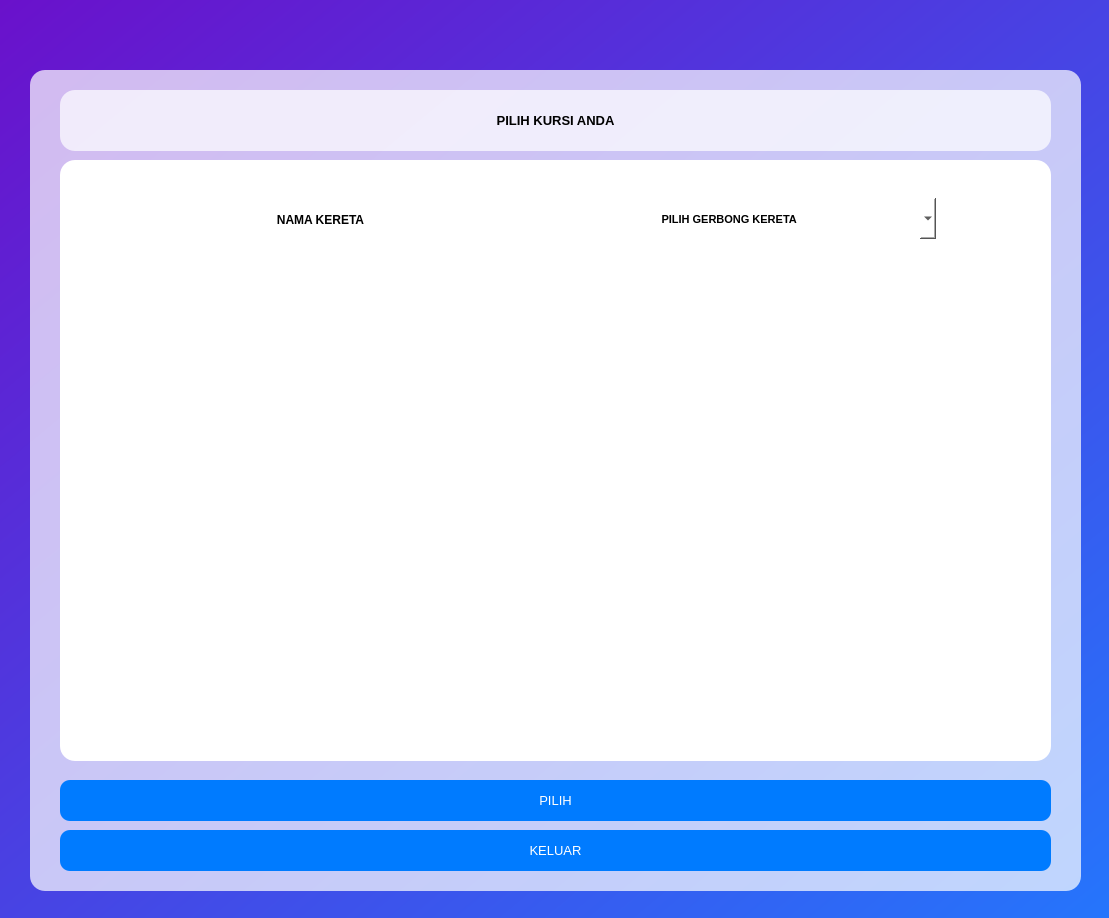
<?xml version="1.0" encoding="UTF-8"?>
<ui version="4.0">
 <class>kereta_eksekutif</class>
 <widget class="QDialog" name="kereta_eksekutif">
  <property name="geometry">
   <rect>
    <x>0</x>
    <y>0</y>
    <width>1109</width>
    <height>918</height>
   </rect>
  </property>
  <property name="windowTitle">
   <string>Dialog</string>
  </property>
  <property name="styleSheet">
   <string notr="true">background: qlineargradient(x1:0, y1:0, x2:1, y2:1, stop:0 #6a11cb, stop:1 #2575fc);
</string>
  </property>
  <widget class="QFrame" name="kereta_box">
   <property name="geometry">
    <rect>
     <x>30</x>
     <y>70</y>
     <width>1051</width>
     <height>821</height>
    </rect>
   </property>
   <property name="styleSheet">
    <string notr="true">background-color: rgba(255, 255, 255, 180); /* Transparansi */
border-radius: 15px; /* Membuat sudut melengkung */
</string>
   </property>
   <property name="frameShape">
    <enum>QFrame::StyledPanel</enum>
   </property>
   <property name="frameShadow">
    <enum>QFrame::Raised</enum>
   </property>
   <widget class="QWidget" name="kursi_kereta_box" native="true">
    <property name="geometry">
     <rect>
      <x>30</x>
      <y>90</y>
      <width>991</width>
      <height>601</height>
     </rect>
    </property>
    <property name="styleSheet">
     <string notr="true">background : white;</string>
    </property>
    <widget class="QScrollArea" name="scrollArea_kursi">
     <property name="geometry">
      <rect>
       <x>109</x>
       <y>110</y>
       <width>781</width>
       <height>651</height>
      </rect>
     </property>
     <property name="widgetResizable">
      <bool>true</bool>
     </property>
     <widget class="QWidget" name="scrollAreaWidgetContents_2">
      <property name="geometry">
       <rect>
        <x>0</x>
        <y>0</y>
        <width>781</width>
        <height>651</height>
       </rect>
      </property>
      <widget class="QWidget" name="widget_container_kursi" native="true">
       <property name="geometry">
        <rect>
         <x>110</x>
         <y>10</y>
         <width>111</width>
         <height>101</height>
        </rect>
       </property>
       <property name="sizePolicy">
        <sizepolicy hsizetype="Expanding" vsizetype="Expanding">
         <horstretch>0</horstretch>
         <verstretch>0</verstretch>
        </sizepolicy>
       </property>
       <layout class="QGridLayout" name="gridLayout_2">
        <item row="0" column="0">
         <layout class="QGridLayout" name="gridLayout"/>
        </item>
       </layout>
      </widget>
     </widget>
    </widget>
    <widget class="QFrame" name="frame_data_kereta">
     <property name="geometry">
      <rect>
       <x>110</x>
       <y>29</y>
       <width>781</width>
       <height>61</height>
      </rect>
     </property>
     <property name="frameShape">
      <enum>QFrame::StyledPanel</enum>
     </property>
     <property name="frameShadow">
      <enum>QFrame::Raised</enum>
     </property>
     <widget class="QPushButton" name="pilih_gerbong">
      <property name="geometry">
       <rect>
        <x>450</x>
        <y>10</y>
        <width>221</width>
        <height>41</height>
       </rect>
      </property>
      <property name="font">
       <font>
        <pointsize>8</pointsize>
        <weight>75</weight>
        <bold>true</bold>
        <underline>false</underline>
        <strikeout>false</strikeout>
       </font>
      </property>
      <property name="text">
       <string>PILIH GERBONG KERETA </string>
      </property>
     </widget>
     <widget class="QComboBox" name="comboBox">
      <property name="geometry">
       <rect>
        <x>675</x>
        <y>9</y>
        <width>91</width>
        <height>41</height>
       </rect>
      </property>
     </widget>
     <widget class="QLabel" name="nama_kereta">
      <property name="geometry">
       <rect>
        <x>20</x>
        <y>5</y>
        <width>261</width>
        <height>51</height>
       </rect>
      </property>
      <property name="font">
       <font>
        <weight>75</weight>
        <bold>true</bold>
       </font>
      </property>
      <property name="text">
       <string>NAMA KERETA</string>
      </property>
      <property name="alignment">
       <set>Qt::AlignCenter</set>
      </property>
     </widget>
    </widget>
   </widget>
   <widget class="QPushButton" name="button_keluar">
    <property name="geometry">
     <rect>
      <x>30</x>
      <y>760</y>
      <width>991</width>
      <height>41</height>
     </rect>
    </property>
    <property name="font">
     <font>
      <pointsize>10</pointsize>
     </font>
    </property>
    <property name="styleSheet">
     <string notr="true">QPushButton {
    background-color: #007BFF;
    color: white;
    border-radius: 10px;
    padding: 8px;
}
QPushButton:hover {
    background-color: #0056b3;
}
</string>
    </property>
    <property name="text">
     <string>KELUAR</string>
    </property>
   </widget>
   <widget class="QPushButton" name="button_pilihkursi">
    <property name="geometry">
     <rect>
      <x>30</x>
      <y>710</y>
      <width>991</width>
      <height>41</height>
     </rect>
    </property>
    <property name="font">
     <font>
      <pointsize>10</pointsize>
     </font>
    </property>
    <property name="styleSheet">
     <string notr="true">QPushButton {
    background-color: #007BFF;
    color: white;
    border-radius: 10px;
    padding: 8px;
}
QPushButton:hover {
    background-color: #0056b3;
}
</string>
    </property>
    <property name="text">
     <string>PILIH</string>
    </property>
   </widget>
   <widget class="QLabel" name="label_pilih_kursi">
    <property name="geometry">
     <rect>
      <x>30</x>
      <y>20</y>
      <width>991</width>
      <height>61</height>
     </rect>
    </property>
    <property name="font">
     <font>
      <pointsize>10</pointsize>
      <weight>75</weight>
      <bold>true</bold>
     </font>
    </property>
    <property name="text">
     <string>PILIH KURSI ANDA</string>
    </property>
    <property name="alignment">
     <set>Qt::AlignCenter</set>
    </property>
   </widget>
  </widget>
 </widget>
 <resources/>
 <connections/>
</ui>
